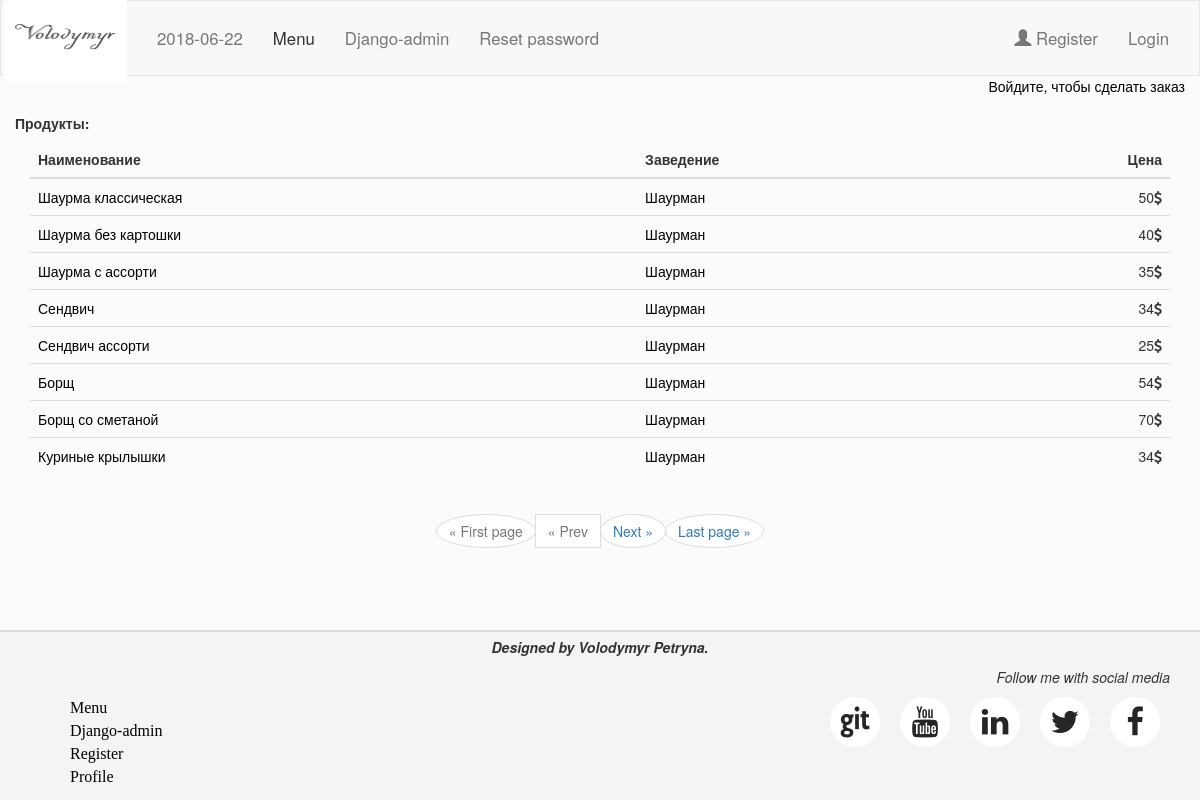
Page /catalog/ on the committed database.
### catalog/models.py (models this page shows, shortened)
class Catalog(models.Model):
	name = models.CharField(max_length=150)
	place = models.CharField(max_length=150)
	price = models.IntegerField(default=0)

### catalog/views.py (the view)
def catalog_home(request):#we can see in urls we have name=home and it is because of the variable catalog we can write just home without anything else
	catalog_list = Catalog.objects.all()
	paginator = Paginator(catalog_list, 8)
	page = request.GET.get('page')
	try:
		catalog = paginator.page(page)
	except PageNotAnInteger:
		catalog = paginator.page(1)
	except EmptyPage:
		catalog = paginator.page(paginator.num_pages)
	if page == '1':
		return redirect('catalog:home', permanent=True)
	context = {
		'catalog': catalog,
	}
	return render(request, 'catalog/catalog.html', context)

### catalog/templates/catalog/catalog.html (shortened to what this page needs)
{% extends 'base.html' %}
{% block content %}
  <div class="container-fluid ">
    <div class="row">
      {% if user.is_authenticated %}
        <div class="col-lg-12 "><h5 class="text-left "><b>Продукты:</b></h5></div>
        {% else %}
        <div class="col-lg-12"><p class="text-right"><a href="http://127.0.0.1:8000/login/"><span style="color: black">Войдите, чтобы сделать заказ</span></a></p></div>
        <div class="col-lg-12 "><h5 class="text-left "><b>Продукты:</b></h5></div>
        {% endif %}
    </div>
  </div>
	<div class="container">
    <table class="table">
    <thead>
      <tr>
        <th>Наименование</th>
        <th>Заведение</th>
        <th class="price">Цена</th>
      </tr>
    </thead>
    <tbody>
    	{% for item in catalog %}
      <tr>
        <td><a style="color: black; text-decoration: none;" href="{% url 'catalog:detail' item.id %}">{{item.name}}</a></td>
        <td><a style="color: black; text-decoration: none;" href="/home">{{item.place}}</a></td>
        <td class="word-spacing"S>{{item.price}}<span class="fa fa-dollar"></span></td>
      </tr>
      	{% endfor %}
    </tbody>
  </table>
		</div>
  <div class="text-center">
    <ul class="pagination">
      {% if catalog.number > 1 %}
        <li><a style="border-radius: 50%" href="?page=1">&laquo; First page</a></li>
      {% else %}
        <li class="disabled"><a style="border-radius: 50%" href="">&laquo; First page</a></li>
      {% endif %}
      {% if catalog.has_previous %}
        <li><a style="border-radius: 50%" href="?page={{ catalog.previous_page_number }}">&laquo; Prev</a></li>
      {% else %}
        <li class="disabled"><a style="border-radius: 50% href="">&laquo; Prev</a></li>
      {% endif %}
        {% if catalog.has_next %}
          <li><a style="border-radius: 50% " href="?page={{ catalog.next_page_number }}">Next &raquo;</a></li>
        {% else %}
          <li class="disabled"><a style="border-radius: 50%" href="">Next &raquo;</a></li>
        {% endif %}
        {% if catalog.number < catalog.paginator.num_pages %}
          <li><a style="border-radius: 50%" href="?page={{ catalog.paginator.num_pages }}">Last page &raquo;</a></li>
        {% else %}
          <li class="disabled"><a style="border-radius: 50%" href="">Last page &raquo;</a></li>
        {% endif %}
    </ul>
  </div>
{% endblock %}

### templates/base.html (shortened to what this page needs)
{% load static %}
<!DOCTYPE html>
<html lang="en">
  <head>
    <link rel="stylesheet" href="https://maxcdn.bootstrapcdn.com/bootstrap/3.3.7/css/bootstrap.min.css">
    <link rel="stylesheet" href="{% static 'css/styles.css' %}">
    <link rel="stylesheet" href="https://cdnjs.cloudflare.com/ajax/libs/font-awesome/4.7.0/css/font-awesome.min.css">
  </head>
<body>
{% include 'navbar.html' %}
  {% block content %}{% endblock %}
  {% include 'footer.html' %}
  </body>
</html>

### templates/navbar.html (shortened to what this page needs)
{% load static %}
<nav class="navbar navbar-default">
  <div class="container-fluid">
    <div class="navbar-header">
        <a class="navbar-brand" href="/home"><img src="{% static 'images/log.jpg' %}" alt=""></a>
      <ul class="nav navbar-nav navbar-left">
        <li><a href="/home"><span id="time" title="This is current date"></span></a></li>
        <li class="active"><a href="/catalog">Menu</a></li>
        <li><a class="admin_style" href="/admin">Django-admin</a></li>
      </ul>
    </div>
    <div class="collapse navbar-collapse" id="bs-example-navbar-collapse-1">
      {% if user.is_authenticated %}
      <ul class="nav navbar-nav">
        <li><a href="/profile">Profile</a></li>
        <li><a href="/profile/edit">Edit profile</a></li>
        <li><a href="/change-password">Change password</a></li>
      </ul>
      <ul class="nav navbar-nav navbar-right">
        <li><a href="/logout">Logout</a></li>
      </ul>
      {% else %}
      <ul class="nav navbar-nav">
        <li><a href="/reset-password">Reset password</a></li>
      </ul>
      <ul class="nav navbar-nav navbar-right">
        <li><a href="/register"><span class="glyphicon glyphicon-user"></span> Register</a></li>
        <li><a href="/login">Login</a></li>
      </ul>
      {% endif %}
    </div>
  </div>
</nav>

### templates/footer.html
<footer class="footer">
  <div class="container">
    <p style="font-style: oblique; margin-top: 5px;" class="text-center"><b>Designed by Volodymyr Petryna.</b></p>
    <p style="font-style: oblique;" class="text-right">Follow me with social media</p>
      <div class="row">
        <div class="col-sm-6">
          <ul>
            <li><a href="/catalog">Menu</a></li>
            <li><a href="/admin">Django-admin</a></li>
            <li><a href="/register">Register</a></li>
            <li><a href="/profile">Profile</a></li>
          </ul>
          </div>
            <div class="col-sm-6 text-right">
            <ul>
              <li><a href="#" target="_blank"><i class="fa fa-facebook" aria-hidden="true"></i></a></li>
              <li><a href="Nema)"><i class="fa fa-twitter" aria-hidden="true"></i></a></li>
              <li><a href="https://www.linkedin.com/in/%D0%B2%D0%BE%D0%BB%D0%BE%D0%B4%D0%B8%D0%BC%D0%B8%D1%80-%D0%BF%D0%B5%D1%82%D1%80%D0%B8%D0%BD%D0%B0-998135135/" target="_blank"><i class="fa fa-linkedin" aria-hidden="true"></i></a></li>
              <li><a href="Nema)"><i class="fa fa-youtube" aria-hidden="true"></i></a></li>
              <li><a href="https://github.com/vova1995/" target="_blank"><i class="fa fa-git" aria-hidden="true"></i></a></li>
             </ul>
            </div>
      </div>
  </div>
</footer>

### static/css/styles.css (style rules this page uses)
html { position: relative; min-height: 100%; }
body { margin-bottom: 170px; background-color: #e7e7e726; }
.footer { position: absolute; bottom: 0; width: 100%; height: 170px; background-color: #e7e7e761; border-top: 2px solid #ddd; }
th.price { text-align: right; }
td.word-spacing { word-spacing: 20px; text-align: right; }
.navbar { margin-bottom: 0; border-radius: 0; padding: 1% 0; font-size: 1.2em; }
.navbar-brand>img { margin-top: -36px; margin-left: -12px; height: 89px; width: 123px; min-height: 83px; }
.navbar-default .navbar-nav .active a, .navbar-default .navbar-nav .active a:focus, .navbar-default .navbar-nav .active a:hover { color: #333232; background-color: #F8F8F8; }
footer div.col-sm-6 ul li a { color: black; font-family: Georgia, 'Times New Roman', Times, serif; font-size: 16px; }
footer div.col-sm-6 ul li { list-style-type: none; }
footer div.col-sm-6.text-right ul li a { width: 50px; height: 50px; background: #fff; text-align: center; line-height: 46px; float: right; font-size: 31px; margin: 0 10px; display: block; border-radius: 50%; position: relative; overflow: hidden; border: 3px solid #fff; z-index: 1; }
footer div.col-sm-6.text-right ul li a .fa { position: relative; color: #262626; transition: .5s; }
footer div.col-sm-6.text-right ul li a:before { content: ''; position: absolute; top: 100%; left: 0; width: 100%; height: 100%; background: #f00; transition: .5s; z-index: 1; }
footer div.col-sm-6.text-right ul li:nth-child(1) a:before { background: #3b5999; }
footer div.col-sm-6.text-right ul li:nth-child(2) a:before { background: #55acee; }
footer div.col-sm-6.text-right ul li:nth-child(3) a:before { background: #0077b5; }
footer div.col-sm-6.text-right ul li:nth-child(4) a:before { background: #cd201f; }
footer div.col-sm-6.text-right ul li:nth-child(5) a:before { background: #131418; }

### rows in the picture
Catalog: name "Шаурма классическая", place "Шаурман", price "50"
Catalog: name "Шаурма без картошки", place "Шаурман", price "40"
Catalog: name "Шаурма с ассорти", place "Шаурман", price "35"
Catalog: name "Сендвич", place "Шаурман", price "34"
Catalog: name "Сендвич ассорти", place "Шаурман", price "25"
Catalog: name "Борщ", place "Шаурман", price "54"
Catalog: name "Борщ со сметаной", place "Шаурман", price "70"
Catalog: name "Куриные крылышки", place "Шаурман", price "34"
